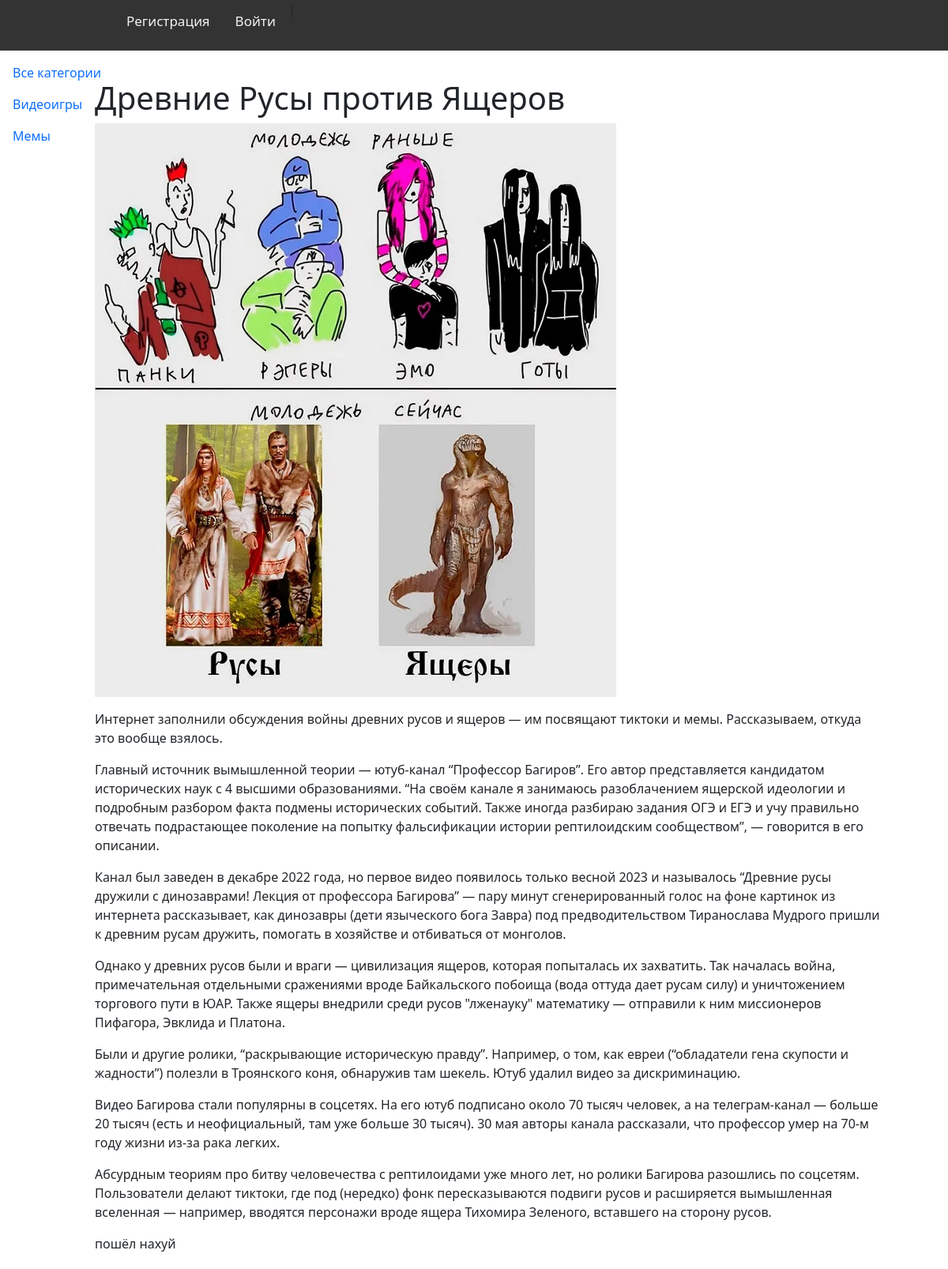
The app's page /post/drevnie-rusy-protiv-yasherov/ with its own data.
### blog/models.py (models this page shows, shortened)
class Category(models.Model):
    name = models.CharField(max_length=100, db_index=True, verbose_name='Категория')
    slug = models.SlugField(max_length=255, unique=True, db_index=True, verbose_name='URL')
    class Meta:
        verbose_name = 'Категория'
        verbose_name_plural = 'Категории'
        ordering = ['id']
    def get_absolute_url(self):
        return reverse('category', kwargs={'cat_slug': self.slug})

class StandartPost(models.Model):
    title = models.CharField(max_length=255, verbose_name='Заголовок')
    slug = models.SlugField(max_length=255, unique=True, db_index=True, verbose_name='URL')
    post_author = models.TextField(blank=True, verbose_name='Автор')
    post_header_image = models.ImageField(upload_to='photos/%d/%m/%Y', null=True, verbose_name='Изображение')
    post_text = models.TextField(blank=True, verbose_name='Текст')
    time_create = models.DateTimeField(auto_now_add=True, verbose_name='Время создания', null=True)
    time_update = models.DateTimeField(auto_now=True, verbose_name='Время обновления', null=True)
    is_published = models.BooleanField(default=True, verbose_name='Опубликовано')
    cat = models.ForeignKey('Category', on_delete=models.PROTECT, verbose_name='Категория')
    tags = TaggableManager()
    class Meta:
        verbose_name = 'Пост'
        verbose_name_plural = 'Посты'
        ordering = ['time_create', 'title']

### blog/views.py (the view, shortened to what this page needs)
# urls.py: path('post/<slug:post_slug>/', ShowPost.as_view(), name='post'),
class ShowPost(View):
    model = StandartPost
    def get(self, request, post_slug, *args, **kwargs):
        post = get_object_or_404(StandartPost, slug=post_slug)
        cats = Category.objects.annotate(Count('standartpost'))
        comment_form = AddComment()
        return render(request, 'blog/post.html',
                      context={'post': post, 'comment_form': comment_form, 'cats': cats})

### blog/templates/blog/post.html (shortened to what this page needs)
{% extends "blog/base.html" %}
{% block content %}
    <h1>{{post.title}}</h1>
    {% if post.post_header_image %}
    <img class="post-image" src="{{ post.post_header_image.url }}" alt="#">
    {% endif %}
    <p>{{ post.post_text|linebreaks }}</p>
    {% if user.is_authenticated %}
    <div>
         <form method="post">
            {% csrf_token %}
            <p>{{  comment_form.comment_text }}</p>
            <button type="submit">Отравить комментарий</button>
        </form>
    </div>
    {% else %}
    <p>пошёл нахуй</p>
    {% endif %}
{% endblock %}

### blog/templates/blog/base.html (shortened to what this page needs)
<!DOCTYPE html>
{%  load static %}
<html lang="ru">
    <head>
        <link rel="stylesheet"  type="text/css" href="{% static 'blog/css/styles.css' %}">
        <link href="https://cdn.jsdelivr.net/npm/bootstrap@5.3.1/dist/css/bootstrap.min.css" rel="stylesheet">
    </head>
    <body>
        <div>
            <div class="topnav">
                {% if request.user.is_authenticated%}
                    <span class="authorize">{{ user.username }} | </span><a class="authorize" href="{% url 'logout' %}" > Выйти </a>
                {% else %}
                    <a class="authorize" href="{% url 'register' %}">Регистрация</a> | <a class="authorize" href="{% url 'login' %}">Войти</a>
                {% endif %}
            </div>
        </div>
        <div class="sidenav">
            {% if cat_selected == 0 %}
                <p>Все категории</p>
            {% else %}
                <a href="{% url 'home' %}">Все категории</a>
            {% endif %}
            {% for c in cats %}
            {% if c.standartpost__count > 0%}
                {% if  c.pk == cat_selected %}
                  <p>{{ c.name }}</p>
                {% else %}
                    <a href="{{ c.get_absolute_url }}">{{c.name}}</a>
                {% endif %}
            {% endif %}
            {% endfor %}
        </div>
        <div class="maincontent">
            {% block content %}
            {% endblock %}
        </div>
    </body>
</html>

### blog/static/blog/css/styles.css (style rules this page uses)
* { padding: 0; margin: 0; }
body { background-color: #EBEBEB; font-family: 'Arial'; }
.maincontent { min-height: 250 px; margin-top: 3%; margin-down: 2%; padding-right: 7%; padding-left: 10%; }
.topnav { padding-left: 9em; margin: 0; overflow: hidden; background-color: #333; height: 4em; }
.topnav a { float: left; color: #f2f2f2; padding: 14px 16px; text-decoration: none; font-size: 17px; }
.sidenav { height: 100%; position: fixed; width: 10em; top: 4em; position: fixed; z-index: 1; left: 0; overflow-x: hidden; }
.sidenav a { display: block; text-decoration: none; margin: 1em; width: 9em; }
.authorize { display: inline-block; float: right; }

### records on screen
Category: name "Видеоигры"
Category: name "Мемы"
StandartPost: title "Древние Русы против Ящеров", post_header_image (picture), post_text "Интернет заполнили обсуждения войны древних русов и ящеров — им посвящают тиктоки и мемы. Рассказываем, откуда это вообще взялось. Главный источник вымышленной теории — ютуб-канал “Профессор Багиров”. Его автор представляется кандидатом исторических наук с 4 высшими образованиями. “На своём канале я занимаюсь разоблачением ящерской идеологии и подробным разбором факта подмены исторических событий. Также иногда разбираю задания ОГЭ и ЕГЭ и учу правильно отвечать подрастающее поколение на попытку фальсификации истории рептилоидским сообществом”, — говорится в его описании. Канал был заведен в декабре 2022 года, но первое видео появилось только весной 2023 и называлось “Древние русы дружили с…"
